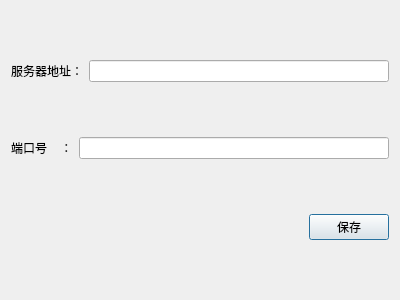
<?xml version="1.0" encoding="UTF-8"?>
<ui version="4.0">
 <class>SettingWidget</class>
 <widget class="QDialog" name="SettingWidget">
  <property name="geometry">
   <rect>
    <x>0</x>
    <y>0</y>
    <width>400</width>
    <height>300</height>
   </rect>
  </property>
  <property name="windowTitle">
   <string>Dialog</string>
  </property>
  <layout class="QVBoxLayout" name="verticalLayout">
   <item>
    <layout class="QHBoxLayout" name="horizontalLayout">
     <item>
      <widget class="QLabel" name="label">
       <property name="text">
        <string>服务器地址：</string>
       </property>
      </widget>
     </item>
     <item>
      <widget class="QLineEdit" name="AddresslineEdit"/>
     </item>
    </layout>
   </item>
   <item>
    <layout class="QHBoxLayout" name="horizontalLayout_2">
     <item>
      <widget class="QLabel" name="label_2">
       <property name="text">
        <string>端口号    ：</string>
       </property>
      </widget>
     </item>
     <item>
      <widget class="QLineEdit" name="portlineEdit"/>
     </item>
    </layout>
   </item>
   <item>
    <layout class="QHBoxLayout" name="horizontalLayout_3">
     <item>
      <spacer name="horizontalSpacer">
       <property name="orientation">
        <enum>Qt::Horizontal</enum>
       </property>
       <property name="sizeHint" stdset="0">
        <size>
         <width>40</width>
         <height>20</height>
        </size>
       </property>
      </spacer>
     </item>
     <item>
      <widget class="QPushButton" name="pushButton">
       <property name="text">
        <string>保存</string>
       </property>
      </widget>
     </item>
    </layout>
   </item>
  </layout>
 </widget>
 <resources/>
 <connections/>
</ui>
